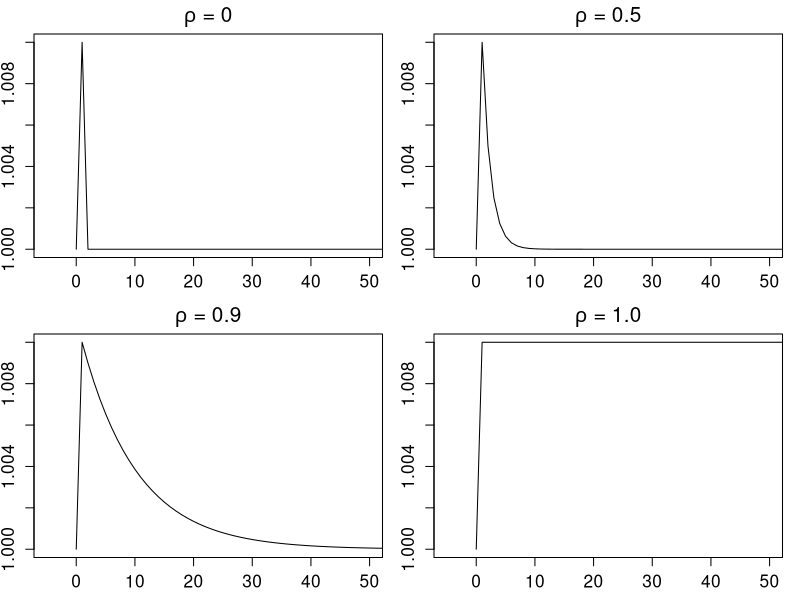

Source code (R):
#=======================================
# Chapter 4, Other figures
#   modified on 2019/10/19
#=======================================

"%+%" <- function(x, y) paste(x, y, sep = "")
# figpath <- "../../figs/"
figpath <- "./"

A0 <- 1.0
A1 <- 1.01
rhos <- c(0, 0.5, 0.9, 1.0)
Len <- 100

ar1 <- function(rho, A1, len) {
  a <- log(A1)
  for(i in 2:len)
    a[i] <- rho*a[i-1]
  exp(a)
}

ans1 <- c(A0, ar1(rhos[1], A1, Len))
ans2 <- c(A0, ar1(rhos[2], A1, Len))
ans3 <- c(A0, ar1(rhos[3], A1, Len))
ans4 <- c(A0, ar1(rhos[4], A1, Len))

if (.Platform$OS.type == "windows") windows(7, 7)
par(mfrow = c(2,2))
par(ps = 15)
par(mai = c(0.85, 0.68, 0.68, 0.35)*0.5)

plot(cbind(0:Len, ans1), xlim = c(-5, 50), typ = "l", xlab = "t", ylab = expression(A[t]), main = expression(paste(rho, " = 0")))
plot(cbind(0:Len, ans2), xlim = c(-5, 50), typ = "l", xlab = "t", ylab = expression(A[t]), main = expression(paste(rho, " = 0.5")))
plot(cbind(0:Len, ans3), xlim = c(-5, 50), typ = "l", xlab = "t", ylab = expression(A[t]), main = expression(paste(rho, " = 0.9")))
plot(cbind(0:Len, ans4), xlim = c(-5, 50), typ = "l", xlab = "t", ylab = expression(A[t]), main = expression(paste(rho, " = 1.0")))

dev.copy2eps(file= figpath %+% "rbcar.eps")

